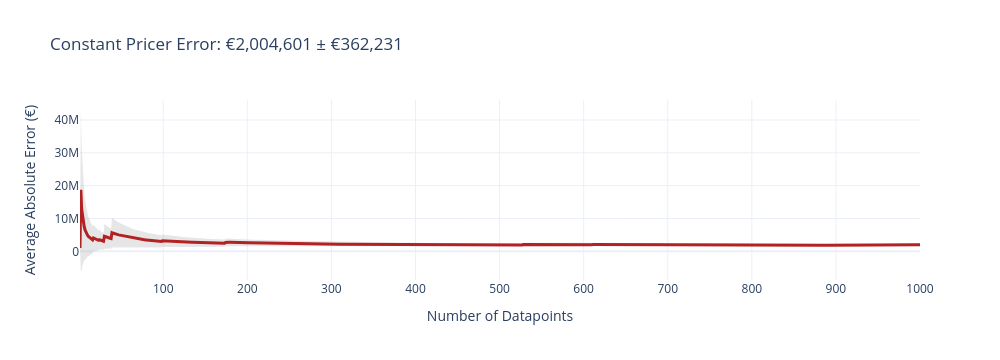
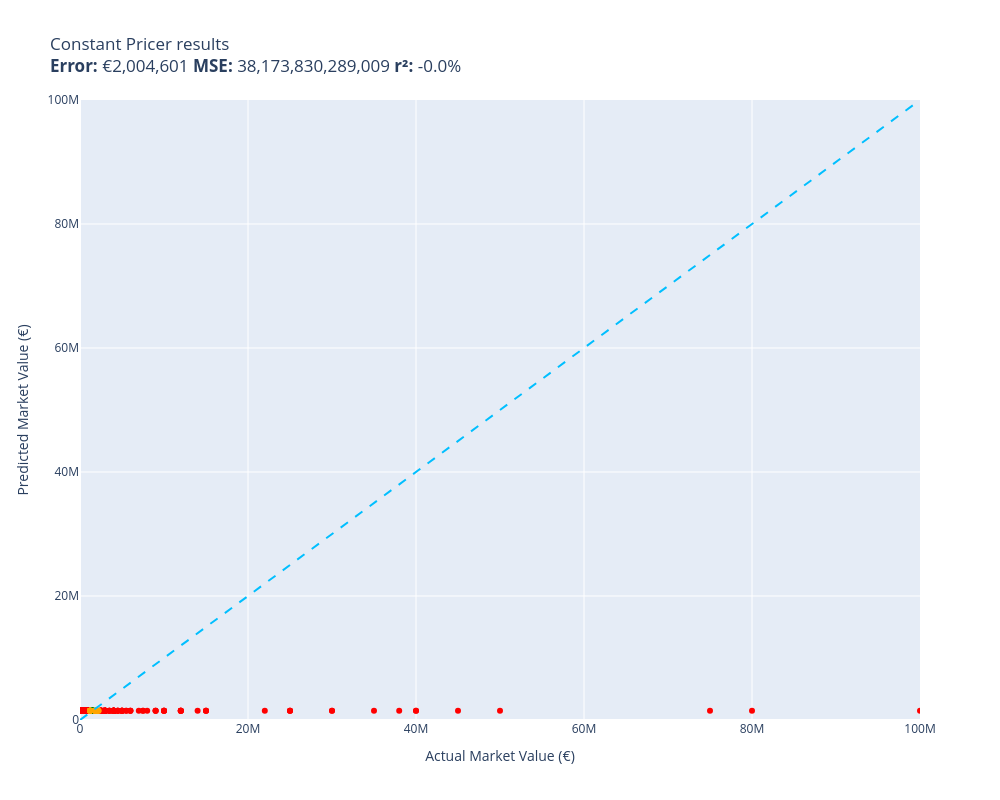

Notebook source saved alongside these figures, in order:
### Code cell
# Plot the graph
evaluate(constant_pricer, test, size = 1000)

### Figure 1 — Plotly figure (JSON) as saved in the notebook; plotly's stock layout.template omitted (floating-point values rounded to 4 significant figures; data arrays with more than 128 entries replaced by an {"elided": "..."} marker saying what was removed)
{"data": [{"fill": "toself", "fillcolor": "rgba(128,128,128,0.2)", "hoverinfo": "skip", "line": {"color": "rgba(255,255,255,0)"}, "name": "95% CI", "showlegend": false, "type": "scatter", "x": {"elided": "2000 int values"}, "y": {"elided": "2000 float values"}}, {"customdata": {"elided": "1000x1 float values"}, "hovertemplate": "n=%{x}<br>Avg Error=€%{y:,.0f}<br>±95% CI=€%{customdata[0]:,.0f}<extra></extra>", "line": {"color": "firebrick", "width": 3}, "mode": "lines", "name": "Cumulative Avg Error", "type": "scatter", "x": {"elided": "1000 int values"}, "y": {"elided": "1000 float values"}}], "layout": {"height": 360, "showlegend": false, "title": {"text": "Constant Pricer Error: €2,004,601 ± €362,231"}, "width": 1000, "xaxis": {"title": {"text": "Number of Datapoints"}}, "yaxis": {"title": {"text": "Average Absolute Error (€)"}}}}

### Figure 2 — Plotly figure (JSON) as saved in the notebook; plotly's stock layout.template omitted (floating-point values rounded to 4 significant figures; data arrays with more than 128 entries replaced by an {"elided": "..."} marker saying what was removed)
{"data": [{"customdata": {"elided": "943x1 str values"}, "hovertemplate": "%{customdata[0]}<extra></extra>", "legendgroup": "red", "marker": {"color": "red", "size": 6, "symbol": "circle"}, "mode": "markers", "name": "red", "orientation": "v", "showlegend": true, "type": "scatter", "x": {"elided": "943 float values"}, "xaxis": "x", "y": {"elided": "943 float values"}, "yaxis": "y"}, {"customdata": [["Allan Sousa\nGuess=€1,492,360 Actual=€1,500,000"], ["Koen Kostons\nGuess=€1,492,360 Actual=€1,500,000"], ["Noah Persson\nGuess=€1,492,360 Actual=€1,300,000"], ["Rubén Sobrino\nGuess=€1,492,360 Actual=€1,400,000"], ["Fernando Alarcón\nGuess=€1,492,360 Actual=€1,300,000"], ["Cristián Borja\nGuess=€1,492,360 Actual=€1,500,000"], ["Tim Skarke\nGuess=€1,492,360 Actual=€1,500,000"], ["Younès Kaboul\nGuess=€1,492,360 Actual=€1,500,000"], ["Ulises Rivas\nGuess=€1,492,360 Actual=€1,500,000"], ["Willum Thór Willumsson\nGuess=€1,492,360 Actual=€1,500,000"], ["Fran Villalba\nGuess=€1,492,360 Actual=€1,500,000"], ["Meschack Elia\nGuess=€1,492,360 Actual=€1,500,000"], ["Ibrahim Buhari\nGuess=€1,492,360 Actual=€1,500,000"], ["Salih Malkoçoğlu\nGuess=€1,492,360 Actual=€1,500,000"], ["David Ruíz\nGuess=€1,492,360 Actual=€1,500,000"], ["Liziero\nGuess=€1,492,360 Actual=€1,500,000"], ["Román Riquelme\nGuess=€1,492,360 Actual=€1,700,000"], ["Shurandy Sambo\nGuess=€1,492,360 Actual=€1,300,000"], ["Amath Ndiaye\nGuess=€1,492,360 Actual=€1,500,000"], ["Marco Bizot\nGuess=€1,492,360 Actual=€1,500,000"], ["Dimitrios Limnios\nGuess=€1,492,360 Actual=€1,300,000"], ["Edgaras Utkus\nGuess=€1,492,360 Actual=€1,600,000"]], "hovertemplate": "%{customdata[0]}<extra></extra>", "legendgroup": "green", "marker": {"color": "green", "size": 6, "symbol": "circle"}, "mode": "markers", "name": "green", "orientation": "v", "showlegend": true, "type": "scatter", "x": [1500000.0, 1500000.0, 1300000.0, 1400000.0, 1300000.0, 1500000.0, 1500000.0, 1500000.0, 1500000.0, 1500000.0, 1500000.0, 1500000.0, 1500000.0, 1500000.0, 1500000.0, 1500000.0, 1700000.0, 1300000.0, 1500000.0, 1500000.0, 1300000.0, 1600000.0], "xaxis": "x", "y": [1492000.0, 1492000.0, 1492000.0, 1492000.0, 1492000.0, 1492000.0, 1492000.0, 1492000.0, 1492000.0, 1492000.0, 1492000.0, 1492000.0, 1492000.0, 1492000.0, 1492000.0, 1492000.0, 1492000.0, 1492000.0, 1492000.0, 1492000.0, 1492000.0, 1492000.0], "yaxis": "y"}, {"customdata": [["Henry Martin\nGuess=€1,492,360 Actual=€2,000,000"], ["Ezra Mayers\nGuess=€1,492,360 Actual=€2,000,000"], ["Raúl Guti\nGuess=€1,492,360 Actual=€2,000,000"], ["Elliot Embleton\nGuess=€1,492,360 Actual=€1,200,000"], ["Tomás Guidara\nGuess=€1,492,360 Actual=€1,200,000"], ["Arnór Sigurdsson\nGuess=€1,492,360 Actual=€2,000,000"], ["Éder Balanta\nGuess=€1,492,360 Actual=€1,200,000"], ["Attila Szalai\nGuess=€1,492,360 Actual=€2,000,000"], ["Rafael Carioca\nGuess=€1,492,360 Actual=€1,800,000"], ["Berkay Özcan\nGuess=€1,492,360 Actual=€1,200,000"], ["Ismaïl Aaneba\nGuess=€1,492,360 Actual=€2,000,000"], ["Okay Yokuşlu\nGuess=€1,492,360 Actual=€1,200,000"], ["Pedro Silva Torrejón\nGuess=€1,492,360 Actual=€1,200,000"], ["Christopher Scott\nGuess=€1,492,360 Actual=€2,200,000"], ["Noel Törnqvist\nGuess=€1,492,360 Actual=€2,000,000"], ["Zeljko Samcovic\nGuess=€1,492,360 Actual=€1,200,000"], ["Danilo Pantic\nGuess=€1,492,360 Actual=€1,200,000"], ["Lucas Perrin\nGuess=€1,492,360 Actual=€2,000,000"], ["Mats Hummels\nGuess=€1,492,360 Actual=€2,000,000"], ["Tozé\nGuess=€1,492,360 Actual=€2,000,000"], ["Jack Maher\nGuess=€1,492,360 Actual=€2,000,000"], ["Leonardo Godoy\nGuess=€1,492,360 Actual=€1,200,000"], ["Peter Vindahl\nGuess=€1,492,360 Actual=€2,000,000"], ["Marouane Chamakh\nGuess=€1,492,360 Actual=€2,000,000"], ["Julian Gressel\nGuess=€1,492,360 Actual=€1,200,000"], ["Dylan Lawlor\nGuess=€1,492,360 Actual=€1,800,000"], ["Amine Zouhzouh\nGuess=€1,492,360 Actual=€1,800,000"], ["Daniil Khudyakov\nGuess=€1,492,360 Actual=€1,800,000"], ["Juanmi Latasa\nGuess=€1,492,360 Actual=€2,000,000"], ["Aurélien Scheidler\nGuess=€1,492,360 Actual=€2,000,000"], ["Sebastian Lletget\nGuess=€1,492,360 Actual=€2,000,000"], ["Alexis Duarte\nGuess=€1,492,360 Actual=€1,800,000"], ["Julian Justvan\nGuess=€1,492,360 Actual=€2,200,000"], ["Maycon\nGuess=€1,492,360 Actual=€2,000,000"], ["Odion Ighalo\nGuess=€1,492,360 Actual=€1,800,000"]], "hovertemplate": "%{customdata[0]}<extra></extra>", "legendgroup": "orange", "marker": {"color": "orange", "size": 6, "symbol": "circle"}, "mode": "markers", "name": "orange", "orientation": "v", "showlegend": true, "type": "scatter", "x": [2000000.0, 2000000.0, 2000000.0, 1200000.0, 1200000.0, 2000000.0, 1200000.0, 2000000.0, 1800000.0, 1200000.0, 2000000.0, 1200000.0, 1200000.0, 2200000.0, 2000000.0, 1200000.0, 1200000.0, 2000000.0, 2000000.0, 2000000.0, 2000000.0, 1200000.0, 2000000.0, 2000000.0, 1200000.0, 1800000.0, 1800000.0, 1800000.0, 2000000.0, 2000000.0, 2000000.0, 1800000.0, 2200000.0, 2000000.0, 1800000.0], "xaxis": "x", "y": [1492000.0, 1492000.0, 1492000.0, 1492000.0, 1492000.0, 1492000.0, 1492000.0, 1492000.0, 1492000.0, 1492000.0, 1492000.0, 1492000.0, 1492000.0, 1492000.0, 1492000.0, 1492000.0, 1492000.0, 1492000.0, 1492000.0, 1492000.0, 1492000.0, 1492000.0, 1492000.0, 1492000.0, 1492000.0, 1492000.0, 1492000.0, 1492000.0, 1492000.0, 1492000.0, 1492000.0, 1492000.0, 1492000.0, 1492000.0, 1492000.0], "yaxis": "y"}, {"hoverinfo": "skip", "line": {"color": "deepskyblue", "dash": "dash", "width": 2}, "mode": "lines", "name": "y = x", "showlegend": false, "type": "scatter", "x": [0, 100000000], "y": [0, 100000000]}], "layout": {"height": 800, "legend": {"title": {"text": "color"}, "tracegroupgap": 0}, "showlegend": false, "title": {"text": "Constant Pricer results<br><b>Error:</b> €2,004,601 <b>MSE:</b> 38,173,830,289,009 <b>r²:</b> -0.0%"}, "width": 1000, "xaxis": {"anchor": "y", "domain": [0, 1], "range": [0, 100000000], "title": {"text": "Actual Market Value (€)"}}, "yaxis": {"anchor": "x", "domain": [0, 1], "range": [0, 100000000], "title": {"text": "Predicted Market Value (€)"}}}}
